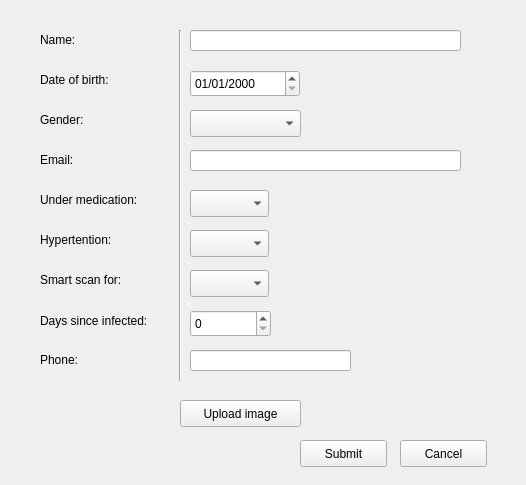
<?xml version="1.0" encoding="UTF-8"?>
<ui version="4.0">
 <class>Form</class>
 <widget class="QWidget" name="Form">
  <property name="geometry">
   <rect>
    <x>0</x>
    <y>0</y>
    <width>526</width>
    <height>485</height>
   </rect>
  </property>
  <property name="windowTitle">
   <string>Form</string>
  </property>
  <widget class="QPushButton" name="submit_button">
   <property name="geometry">
    <rect>
     <x>300</x>
     <y>440</y>
     <width>87</width>
     <height>27</height>
    </rect>
   </property>
   <property name="text">
    <string>Submit</string>
   </property>
  </widget>
  <widget class="Line" name="line">
   <property name="geometry">
    <rect>
     <x>170</x>
     <y>30</y>
     <width>20</width>
     <height>351</height>
    </rect>
   </property>
   <property name="orientation">
    <enum>Qt::Vertical</enum>
   </property>
  </widget>
  <widget class="QLabel" name="name_label">
   <property name="geometry">
    <rect>
     <x>40</x>
     <y>30</y>
     <width>66</width>
     <height>19</height>
    </rect>
   </property>
   <property name="text">
    <string>Name:</string>
   </property>
  </widget>
  <widget class="QLineEdit" name="email_input">
   <property name="geometry">
    <rect>
     <x>190</x>
     <y>150</y>
     <width>271</width>
     <height>21</height>
    </rect>
   </property>
   <property name="inputMethodHints">
    <set>Qt::ImhEmailCharactersOnly</set>
   </property>
  </widget>
  <widget class="QLabel" name="bd_label">
   <property name="geometry">
    <rect>
     <x>40</x>
     <y>70</y>
     <width>91</width>
     <height>19</height>
    </rect>
   </property>
   <property name="text">
    <string>Date of birth:</string>
   </property>
  </widget>
  <widget class="QLabel" name="days_since_infected_label">
   <property name="geometry">
    <rect>
     <x>40</x>
     <y>310</y>
     <width>141</width>
     <height>21</height>
    </rect>
   </property>
   <property name="text">
    <string>Days since infected:</string>
   </property>
  </widget>
  <widget class="QLabel" name="under_med_label">
   <property name="geometry">
    <rect>
     <x>40</x>
     <y>190</y>
     <width>141</width>
     <height>19</height>
    </rect>
   </property>
   <property name="text">
    <string>Under medication:</string>
   </property>
  </widget>
  <widget class="QComboBox" name="under_med_input">
   <property name="geometry">
    <rect>
     <x>190</x>
     <y>190</y>
     <width>79</width>
     <height>27</height>
    </rect>
   </property>
  </widget>
  <widget class="QDateEdit" name="bd_input">
   <property name="geometry">
    <rect>
     <x>190</x>
     <y>70</y>
     <width>110</width>
     <height>27</height>
    </rect>
   </property>
   <property name="displayFormat">
    <string>dd/MM/yyyy</string>
   </property>
  </widget>
  <widget class="QComboBox" name="hyperten_input">
   <property name="geometry">
    <rect>
     <x>190</x>
     <y>230</y>
     <width>79</width>
     <height>27</height>
    </rect>
   </property>
  </widget>
  <widget class="QLabel" name="gender_label">
   <property name="geometry">
    <rect>
     <x>40</x>
     <y>110</y>
     <width>61</width>
     <height>19</height>
    </rect>
   </property>
   <property name="text">
    <string>Gender:</string>
   </property>
  </widget>
  <widget class="QSpinBox" name="days_since_infected_input">
   <property name="geometry">
    <rect>
     <x>190</x>
     <y>310</y>
     <width>81</width>
     <height>27</height>
    </rect>
   </property>
  </widget>
  <widget class="QPushButton" name="upload_image">
   <property name="geometry">
    <rect>
     <x>180</x>
     <y>400</y>
     <width>121</width>
     <height>27</height>
    </rect>
   </property>
   <property name="text">
    <string>Upload image</string>
   </property>
  </widget>
  <widget class="QPushButton" name="cancel_button">
   <property name="geometry">
    <rect>
     <x>400</x>
     <y>440</y>
     <width>87</width>
     <height>27</height>
    </rect>
   </property>
   <property name="text">
    <string>Cancel</string>
   </property>
  </widget>
  <widget class="QLabel" name="hyperten_label">
   <property name="geometry">
    <rect>
     <x>40</x>
     <y>230</y>
     <width>101</width>
     <height>19</height>
    </rect>
   </property>
   <property name="text">
    <string>Hypertention:</string>
   </property>
  </widget>
  <widget class="QLineEdit" name="name_input">
   <property name="geometry">
    <rect>
     <x>190</x>
     <y>30</y>
     <width>271</width>
     <height>21</height>
    </rect>
   </property>
  </widget>
  <widget class="QComboBox" name="gender_input">
   <property name="geometry">
    <rect>
     <x>190</x>
     <y>110</y>
     <width>111</width>
     <height>27</height>
    </rect>
   </property>
   <property name="maxVisibleItems">
    <number>3</number>
   </property>
  </widget>
  <widget class="QLabel" name="samrt_scan_for_label">
   <property name="geometry">
    <rect>
     <x>40</x>
     <y>270</y>
     <width>121</width>
     <height>19</height>
    </rect>
   </property>
   <property name="text">
    <string>Smart scan for:</string>
   </property>
  </widget>
  <widget class="QComboBox" name="smart_scan_for_input">
   <property name="geometry">
    <rect>
     <x>190</x>
     <y>270</y>
     <width>79</width>
     <height>27</height>
    </rect>
   </property>
  </widget>
  <widget class="QLabel" name="email_label">
   <property name="geometry">
    <rect>
     <x>40</x>
     <y>150</y>
     <width>66</width>
     <height>19</height>
    </rect>
   </property>
   <property name="text">
    <string>Email:</string>
   </property>
  </widget>
  <widget class="QLabel" name="phone_lable">
   <property name="geometry">
    <rect>
     <x>40</x>
     <y>350</y>
     <width>66</width>
     <height>19</height>
    </rect>
   </property>
   <property name="text">
    <string>Phone:</string>
   </property>
  </widget>
  <widget class="QLineEdit" name="phone_input">
   <property name="geometry">
    <rect>
     <x>190</x>
     <y>350</y>
     <width>161</width>
     <height>21</height>
    </rect>
   </property>
   <property name="inputMethodHints">
    <set>Qt::ImhEmailCharactersOnly</set>
   </property>
  </widget>
 </widget>
 <resources/>
 <connections>
  <connection>
   <sender>cancel_button</sender>
   <signal>clicked()</signal>
   <receiver>Form</receiver>
   <slot>close()</slot>
   <hints>
    <hint type="sourcelabel">
     <x>483</x>
     <y>463</y>
    </hint>
    <hint type="destinationlabel">
     <x>262</x>
     <y>242</y>
    </hint>
   </hints>
  </connection>
 </connections>
</ui>
